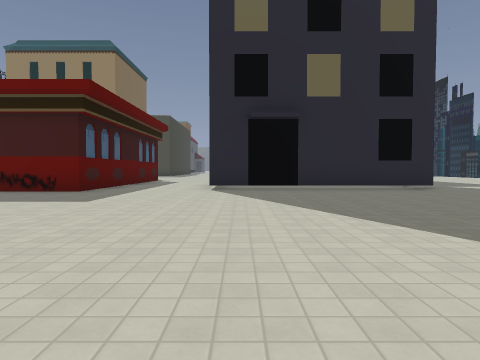
[1] (above)

21 first-person views from a walk through a level from a Godot 3-D game. The camera is 1.3 m above the floor, tilts 2° down and sees 75° across. The floor is counted in squares, 2.59 m on a side. Each view is taken from the middle of a square. On the plan, view 1 faces up. The plan holds only what a view shows up to about 9 squares ahead; the rest is blank. The place goes on beyond the plan. Some surface patterns are stand-ins.

[2]
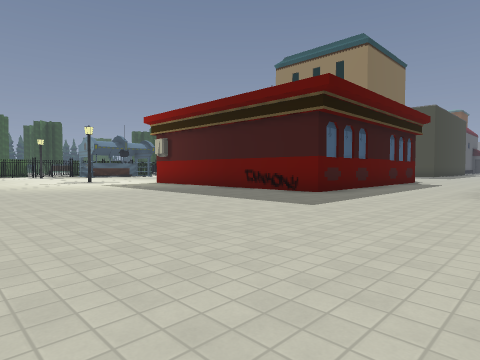

[3]
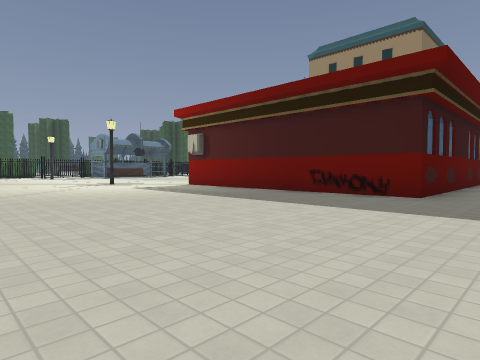

[4]
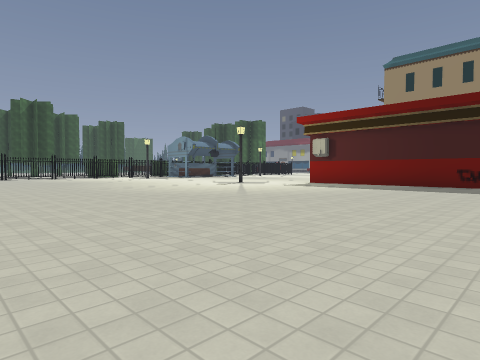

[5]
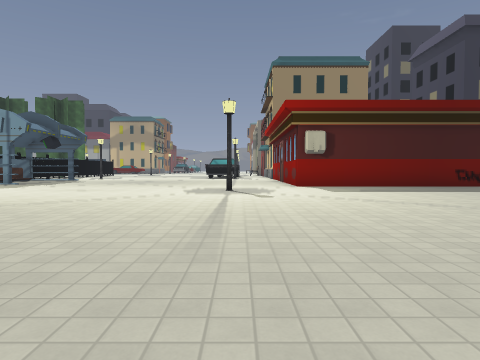

[6]
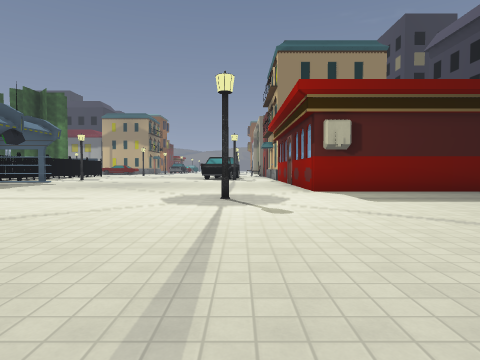

[7]
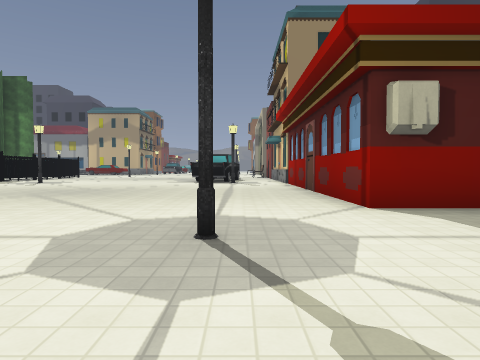

[8]
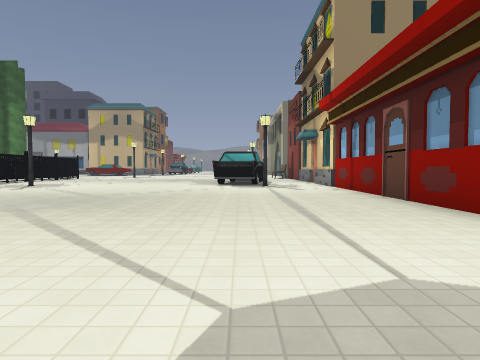

[9]
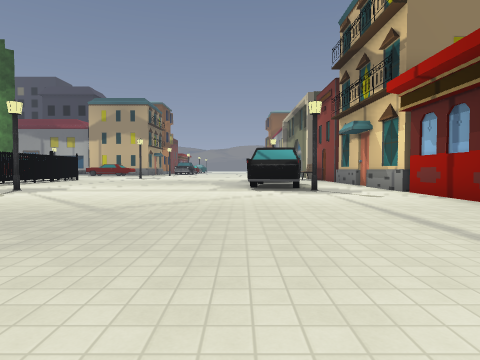

[10]
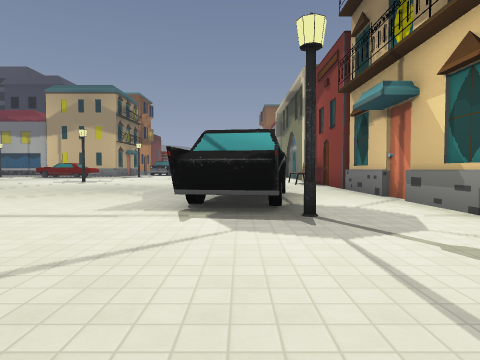

[11]
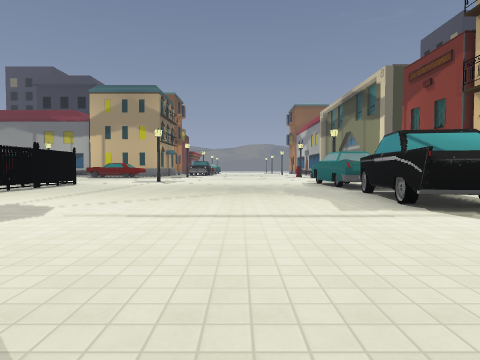

[12]
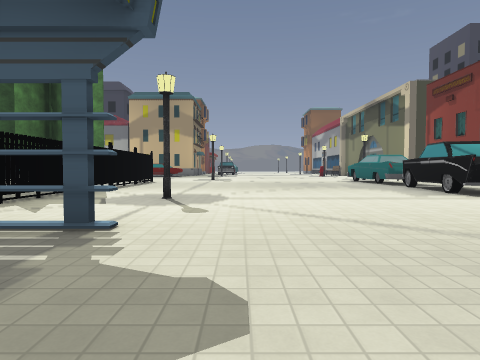

[13]
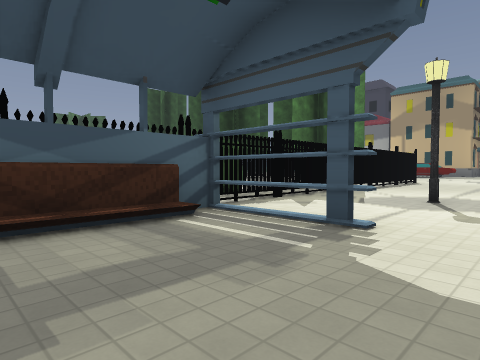

[14]
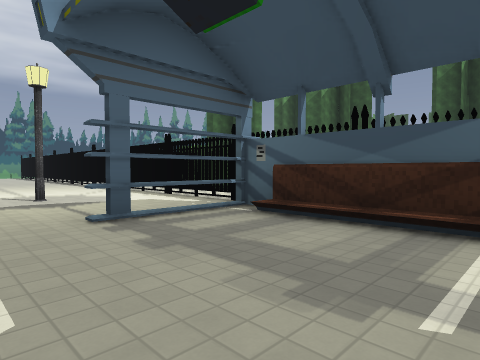

[15]
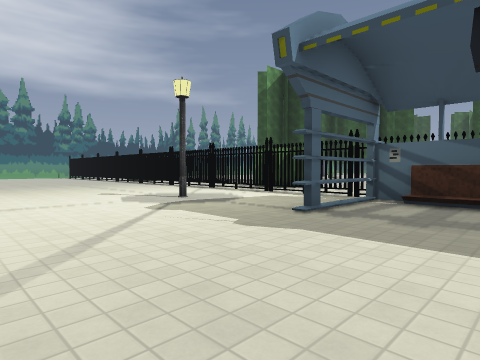

[16]
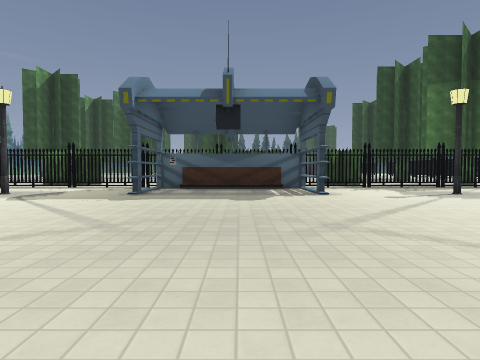

[17]
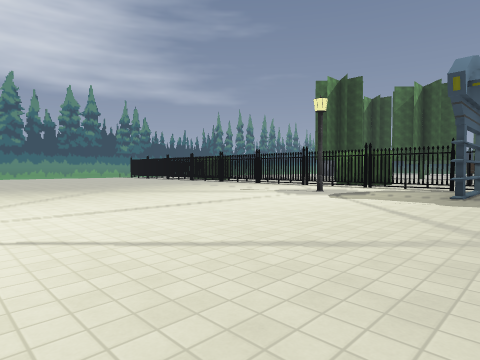

[18]
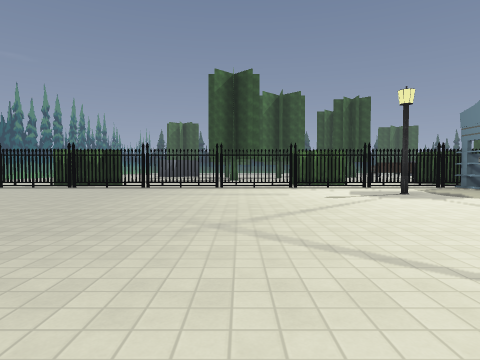

[19]
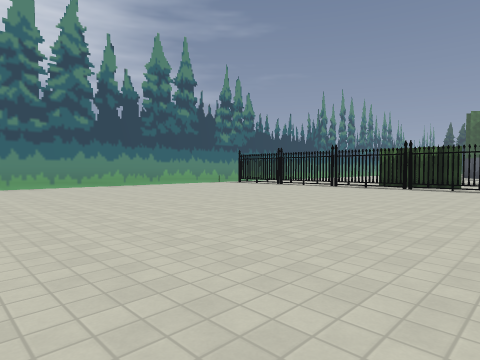

[20]
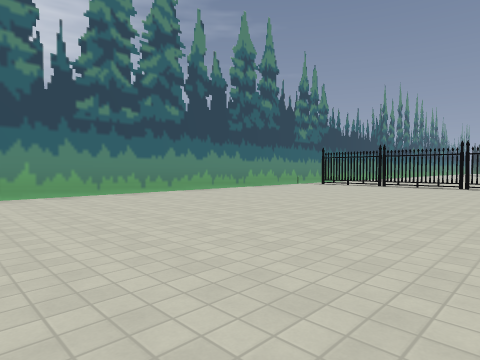

[21]
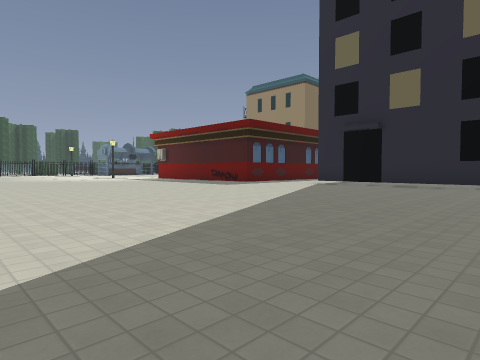

### Floor plan
Key: @ floor where view 1 was taken; # wall or solid block; x gap in a wall; . floor; H house; B bush; O other object.
Columns run from 24 left of view 1 to 5 right of it. Each row starts with its distance up from view 1.
 20   ##.......# .#
 19   .#.......# .H
 18    #.......# .#
 17    #.......##.#
 16   .#.......#..#
 15   .#.......#..#
 14  B.#.#......#.H
 13 BB.#..........#
 12   .##.........#     #
 11    #..........#     #...
 10    #..........#     #...
  9    #..........#     #.........
  8   .##.........#     #...HHHHH.
  7  ..#..........#######.........
  6  ..#..........................
  5  B.#.#......#................
  4 OO.#.........................
  3   .#.........................
  2   .#..........................
  1   .#..........................
  0   .#....................@.....
 -1   .#..........................
 -2  B.#.................    .....
 -3  Bx..........   .....
 -4   .#.........
 -5   .#.........
 -6    #.........
 -7     .........
 -8      .......
 -9      #######

Where each view was taken, in squares from view 1:
view 1: 0 up, 0 right, facing up
view 2: 1 up, 0 right, facing up-left
view 3: 1 up, 2 left, facing up-left
view 4: 3 down, 4 left, facing up-left
view 5: 2 down, 12 left, facing up
view 6: 0 up, 12 left, facing up
view 7: 3 up, 12 left, facing up
view 8: 5 up, 13 left, facing up
view 9: 7 up, 14 left, facing up
view 10: 11 up, 13 left, facing up
view 11: 11 up, 16 left, facing up
view 12: 9 up, 18 left, facing up
view 13: 9 up, 18 left, facing up-left
view 14: 11 up, 18 left, facing down-left
view 15: 10 up, 16 left, facing down-left
view 16: 10 up, 13 left, facing left
view 17: 9 up, 13 left, facing down-left
view 18: 2 up, 13 left, facing left
view 19: 0 up, 13 left, facing down-left
view 20: 3 down, 12 left, facing down-left
view 21: 2 down, 5 right, facing up-left
